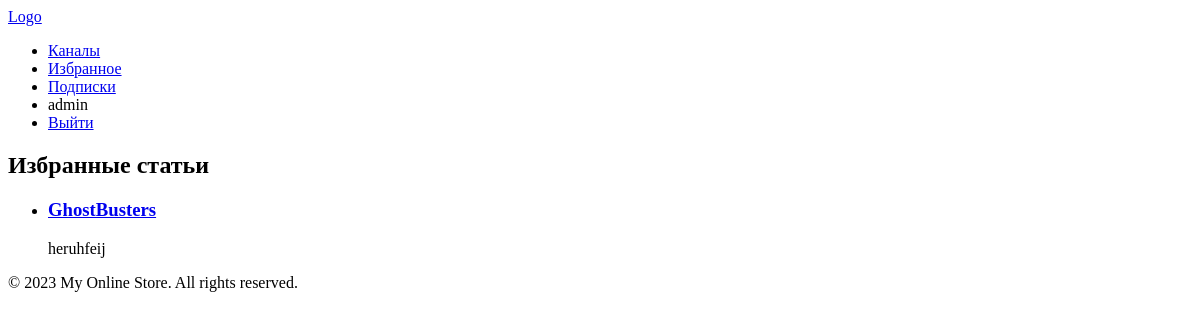
The page /favorites/ (signed in) on the database as committed earlier.
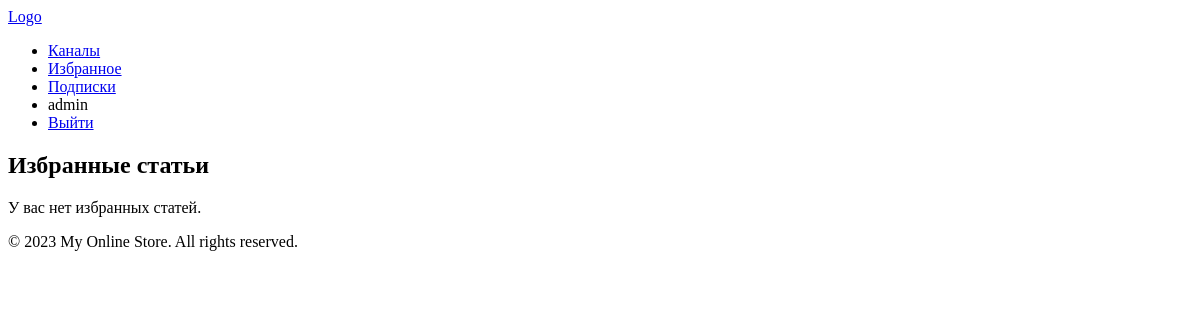
The same page on the database as committed later.
### favorites/models.py (models this page shows, shortened)
class Favorite(models.Model):
    user = models.ForeignKey(User, on_delete=models.CASCADE)
    article = models.ForeignKey(Article, on_delete=models.CASCADE)
    created_date = models.DateTimeField(auto_now_add=True)

### articles/models.py (models this page shows, shortened)
class Article(models.Model):
    channel = models.ForeignKey(Channel, on_delete=models.CASCADE)
    article_title = models.CharField(max_length=100)
    article_description = models.TextField()
    article_created_date = models.DateField(auto_now_add=True)
    creators = models.ManyToManyField(User, related_name='created_articles')

### favorites/views.py (the view)
# urls.py: path('', favorites_list, name='favorites_list'),
def favorites_list(request):
    favorites = Favorite.objects.filter(user=request.user)
    return render(request, 'favorites/favorites_list.html', {'favorites': favorites})

### favorites/templates/favorites/favorites_list.html
{% extends 'base.html' %}
{% load static %}
{% block content %}
  <h2>Избранные статьи</h2>
  {% if favorites %}
    <ul>
      {% for favorite in favorites %}
        <li>
          <a href="{% url 'article_detail' favorite.article.id %}">
            <h3>{{ favorite.article.article_title }}</h3>
          </a>
          <p>{{ favorite.article.article_description }}</p>
        </li>
      {% endfor %}
    </ul>
  {% else %}
    <p>У вас нет избранных статей.</p>
  {% endif %}
{% endblock %}

Rows that differ between the two databases and show on the page:
removed Favorite: article.article_title "GhostBusters", article.article_description "heruhfeij"
Other text that changed with them:
text now shown: "У вас нет избранных статей."
